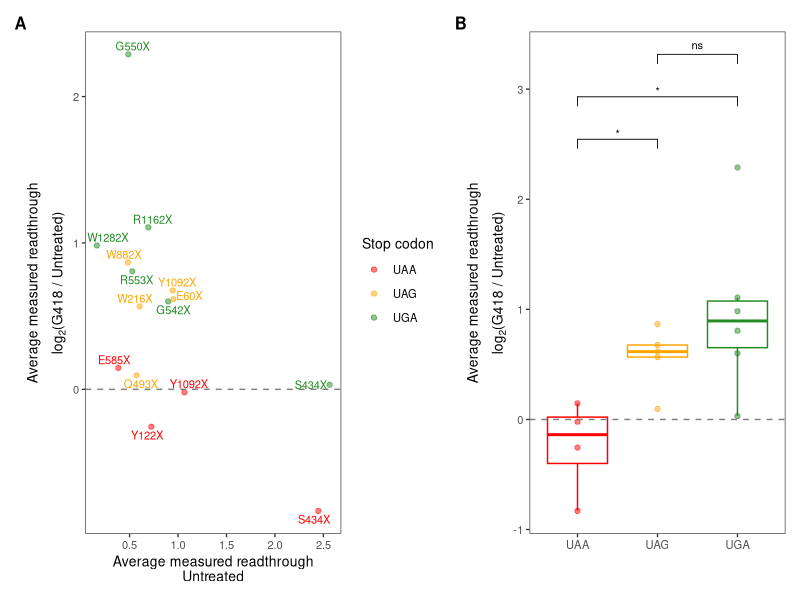

The R source for this figure:
# ----------------------------------------
# Figure 6
# ----------------------------------------

library(dplyr)
library(ggplot2)
library(ggrepel)
library(ggpubr)
library(rstatix)

df <- read.table("../Data/measured_vs_predicted_readthrough.txt", header = TRUE, sep = "\t")
df$G418_treatment <- recode_factor(df$G418_treatment, No = "Untreated", Yes = "G418-treated")

fc <- read.table("../Data/measured_vs_predicted_readthrough_G418-treated_Untreated_foldchange.txt", header = TRUE, sep = "\t")

fc2 <- left_join(fc[, 1:4], df[df$G418_treatment == "Untreated", c("allele_name", "average_measured_rt")], by = "allele_name")
fc2$log2fc <- log2(fc2$foldchange_measured_rt)

# Fold change vs basal readthrough (untreated)
pA <- ggplot(fc2, aes(x = average_measured_rt, y = log2fc)) +
  geom_point(aes(color = stop_codon), alpha = 0.5) +
  geom_text_repel(aes(label = Mutation, color = stop_codon), 
                  size = 8/.pt, show.legend = FALSE, direction = "both",
                  box.padding = 0.1, point.padding = 0.1, max.overlaps = Inf, min.segment.length = 0) + 
  geom_hline(yintercept = 0, linetype = "dashed", color = "grey50") +
  scale_color_manual(name = "Stop codon", values = c("red", "orange", "forestgreen")) + 
  xlab("Average measured readthrough\nUntreated") + 
  ylab(expression(atop("Average measured readthrough", "log"[2]*"(G418 / Untreated)"))) +
  theme_bw(base_size = 10) + 
  theme(panel.grid = element_blank(), strip.background = element_rect(fill = "white"), legend.position = "right")

# Fold change vs stop codon
comp <- get_comparisons(fc2, variable = "stop_codon")
stat.test <- fc2 %>% 
  wilcox_test(log2fc~stop_codon, comparisons = comp, p.adjust.method = "BH") %>%
  add_significance() %>% add_xy_position()
pB <- ggplot(fc2, aes(x = stop_codon, y = log2fc, color = stop_codon)) +
  geom_boxplot(outlier.shape = NA) + geom_point(alpha = 0.5) +
  geom_hline(yintercept = 0, linetype = "dashed", color = "grey50") +
  stat_pvalue_manual(data = stat.test, size = 8/.pt, tip.length = 0.02) +
  scale_color_manual(name = "Stop codon", values = c("red", "orange", "forestgreen")) + 
  xlab("") + ylab(expression(atop("Average measured readthrough", "log"[2]*"(G418 / Untreated)"))) +
  theme_bw(base_size = 10) + 
  theme(panel.grid = element_blank(), strip.background = element_rect(fill = "white"), legend.position = "none")

# Combine panels
library(patchwork)
p <- (pA | pB) +
  plot_annotation(tag_levels = 'A') &
  theme(plot.tag = element_text(size = 12, face = "bold"), plot.tag.position = "topleft")

# Export plot
library(Cairo)
CairoFonts(
  regular = "Arial:style=Regular",
  bold = "Arial:style=Black",
  italic = "Arial:style=Italic",
  bolditalic = "Arial:style=Black Italic",
  symbol = "Symbol"
)
cairo_pdf(filename = "Figure6.pdf", family = "Arial", width = 7.5, height = 3.5) 
p
dev.off()
